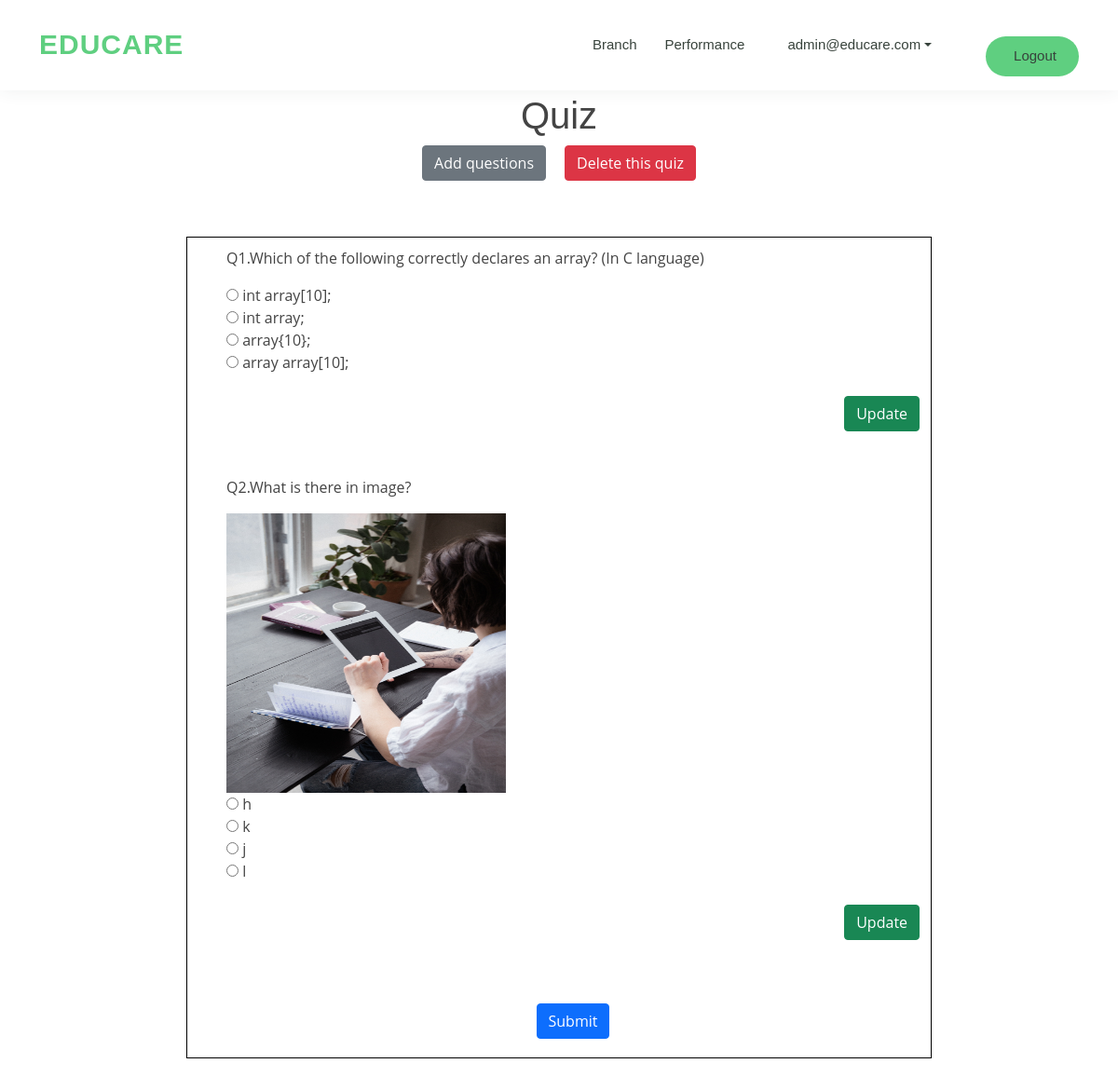
The app's page /assignments/attempt/1/10/ (signed in) with its own data.
### accounts/models.py (models this page shows)
class User(AbstractBaseUser, PermissionsMixin):
    email = models.EmailField(unique=True)
    first_name = models.CharField(max_length=120)
    last_name = models.CharField(max_length=120)
    is_staff = models.BooleanField(default=False)
    is_active = models.BooleanField(default=True)
    objects = CustomAccountManager()
    USERNAME_FIELD = 'email'
    REQUIRED_FIELDS = ['first_name', 'last_name']
    def __str__(self):
        return self.email

### assignments/models.py (models this page shows, shortened)
class Quiz_Questions(models.Model):
    quiz_id = models.ForeignKey("Quiz", on_delete=models.CASCADE)
    question_id = models.ForeignKey("Questions", on_delete=models.CASCADE)

class Questions(models.Model):
    question_id = models.AutoField(primary_key=True)
    question_description = models.TextField(null=True)
    choice_1 = models.CharField(max_length=200, null=True)
    choice_2 = models.CharField(max_length=200, null=True)
    choice_3 = models.CharField(max_length=200, null=True)
    choice_4 = models.CharField(max_length=200, null=True)
    correct_choice = models.IntegerField()
    question_image_address = models.ImageField(
        upload_to="images/", blank=True, null=True
    )

### assignments/views.py (the view, shortened to what this page needs)
class AttemptQuizView(LoginRequiredMixin, TemplateView):
    template_name = "assignments/attempt_quiz.html"
    context_object_name = "questions"
    def get_context_data(self, **kwargs):
        data = super().get_context_data(**kwargs)
        data["questions"] = Quiz_Questions.objects.filter(quiz_id=self.kwargs.get("pk"))
        return data

### templates/assignments/attempt_quiz.html (shortened to what this page needs)
{% extends 'base.html' %}
{% load static %}
{% block content %}
<h1 class="text-center" style="margin-top: 100px">Quiz</h1>
<div class="d-flex justify-content-center">
{% if request.user.is_superuser %}
<a type="button" id="qA" class="btn btn-secondary" href="{% url 'assignments:question-add' pk%}"
    style="margin-bottom: 20px;">Add questions</a>
<a class="btn btn-danger"  data-bs-toggle="modal"
    href="#quiz_delete_confirmation" style="margin-bottom: 20px; margin-left: 20px;">Delete this quiz</a>
{% endif %}
</div>
<br>
<div class="container" style="border: 1px solid black; width: 800px; margin-bottom: 20px;">
  <form action="" method="post" id="postData" style="margin-left: 30px; margin-top: 10px;">
  {% for question in questions %}
  <p>Q{{forloop.counter}}.{{question.question_id.question_description}}</p>
  {% if question.question_id.question_image_address %}
  <div>
    <img src="{{question.question_id.question_image_address.url}}" style="height: 300px; width:300px" alt="Image">
  </div>
  {% endif %}
  <input type="radio" id="choice_{{question.question_id.question_id}}_1" name="{{question.question_id.question_id}}"
    value="1">
  <label for="choice_{{question.question_id.question_id}}_1">{{question.question_id.choice_1}}</label><br>
  <input type="radio" id="choice_{{question.question_id.question_id}}_2" name="{{question.question_id.question_id}}"
    value="2">
  <label for="choice_{{question.question_id.question_id}}_2">{{question.question_id.choice_2}}</label><br>
  <input type="radio" id="choice_{{question.question_id.question_id}}_3" name="{{question.question_id.question_id}}"
    value="3">
  <label for="choice_{{question.question_id.question_id}}_3">{{question.question_id.choice_3}}</label><br>
  <input type="radio" id="choice_{{question.question_id.question_id}}_4" name="{{question.question_id.question_id}}"
    value="4">
  <label for="choice_{{question.question_id.question_id}}_4">{{question.question_id.choice_4}}</label><br>
  <br>
  {% if request.user.is_superuser %}
  <div class="d-flex justify-content-end">
    <a href="{% url 'assignments:question-update' course_id pk  question.question_id.pk %}" class="btn btn-success">Update</a>
  </div>
  {% endif %}
  <br><br>
  {% empty %}
  <p>
    Looks like there are no questions at the movement...
  </p>
  {% endfor %}
  {% if questions %}
  <div class="d-flex justify-content-center">
  <button type="submit" class="btn btn-primary" id="submit" style="margin: 20px;">Submit</button>
  </div>
  {% endif %}
</form>
</div>
{% endblock content %}

### templates/navbar.html (shortened to what this page needs)
{% load static %}
{% block css %}
<link rel="stylesheet" type="text/css" href="{% static 'css/style.css' %}">
<link href="/static/vendor/bootstrap-icons/bootstrap-icons.css" rel="stylesheet">
{% endblock css %}
<header id="header" class="fixed-top">
  <div class="container d-flex align-items-center">
    <h1 class="logo me-auto"><a href="{% url 'home' %}">Educare</a></h1>
    <nav id="navbar" class="navbar order-last order-lg-0 navbar-expand-sm">
      <ul>
      {% if request.user.is_authenticated %}
        <li ><a class="nav-link" href="{% url 'curriculum:branch_list' %}">Branch</a></span>
        <li ><a class = "text-black pe-3" href="{% url 'assignments:results' %}">Performance</a></li>
        <li class = "me-5 nav-item dropdown">
            <a class="nav-link dropdown-toggle" href="#" id="navbarDropdown" role="button" data-bs-toggle="dropdown" aria-expanded="false">
                {{request.user}}
            </a>
        </li>
        <span ><a class = "text-black pe-4 mt-4 get-started-btn" href= "{% url 'accounts:logout' %}" style="width: 100px; margin-left: 10px; justify-content: center">Logout</a></span>
      {% endif %}
      </ul>
    </nav>
  </div>
</header>

### static/css/style.css (style rules this page uses)
body { font-family: "Open Sans", sans-serif; color: #444444; }
a { color: #5fcf80; text-decoration: none; }
h1, h2, h3, h4, h5, h6 { font-family: "Raleway", sans-serif; }
#header { background: #fff; transition: all 0.5s; z-index: 997; padding: 15px 0; box-shadow: 0px 0 18px rgba(55, 66, 59, 0.08); }
#header .logo { font-size: 30px; margin: 0; padding: 0; line-height: 1; font-weight: 600; letter-spacing: 1px; text-transform: uppercase; font-family: "Poppins", sans-serif; }
#header .logo a { color: #5fcf80; }
.get-started-btn { margin-left: 22px; background: #5fcf80; color: #fff; border-radius: 50px; padding: 8px 25px; white-space: nowrap; transition: 0.3s; font-size: 14px; display: inline-block; }
.navbar { padding: 0; }
.navbar ul { margin: 0; padding: 0; display: flex; list-style: none; align-items: center; }
.navbar li { position: relative; }
.navbar a { display: flex; align-items: center; justify-content: space-between; padding: 10px 0 10px 30px; font-family: "Poppins", sans-serif; font-size: 15px; font-weight: 500; color: #37423b; white-space: nowrap; transition: 0.3s; }

### records on screen
User: user "admin@educare.com"
Quiz_Questions: question_id.question_description "Which of the following correctly declares an array? (In C language)", question_id.choice_1 "int array[10];", question_id.choice_2 "int array;", question_id.choice_3 "array{10};", question_id.choice_4 "array array[10];"
Quiz_Questions: question_id.question_description "What is there in image?", question_id.question_image_address (picture), question_id.choice_1 "h", question_id.choice_2 "k", question_id.choice_3 "j", question_id.choice_4 "l"
